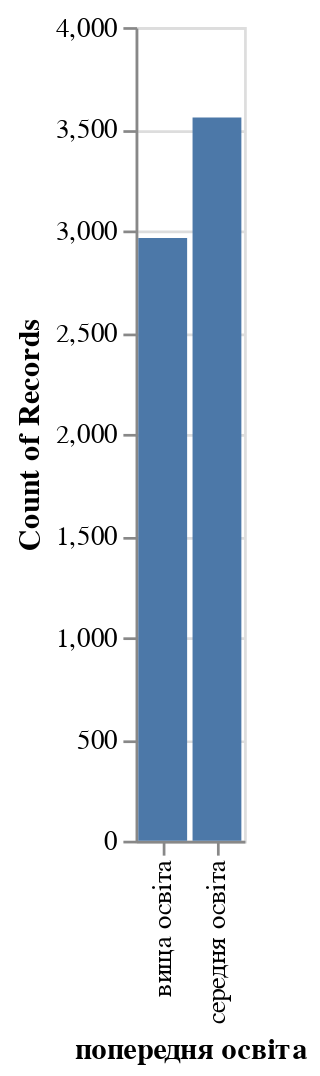

Here is the notebook cell this chart was saved with:
### Code cell
education = alt.Chart(previous).mark_bar().encode(
    x="попередня освіта",
    y="count(попередня освіта)",
    tooltip = [alt.Tooltip("попередня освіта"),alt.Tooltip("count(попередня освіта)",title="Кількість")])
education

### Figure 1 — Vega specification as saved in the notebook (floating-point values rounded to 4 significant figures)
{"$schema": "https://vega.github.io/schema/vega/v5.json", "data": [{"name": "source_0", "values": [{"__count": 3556, "попередня освіта": "середня освіта"}, {"__count": 2963, "попередня освіта": "вища освіта"}]}, {"name": "source_0_x_domain_попередня освіта", "values": [{"попередня освіта": "середня освіта"}, {"попередня освіта": "вища освіта"}]}, {"name": "source_0_y_domain___count", "values": [{"min": 2963, "max": 3556}]}], "signals": [{"name": "x_step", "value": 20}, {"name": "width", "update": "bandspace(domain('x').length, 0.1, 0.05) * x_step"}], "marks": [{"type": "rect", "name": "marks", "from": {"data": "source_0"}, "encode": {"update": {"tooltip": {"signal": "{\"попередня освіта\": isValid(datum[\"попередня освіта\"]) ? datum[\"попередня освіта\"] : \"\"+datum[\"попередня освіта\"], \"Кількість\": format(datum[\"__count\"], \"\")}"}, "ariaRoleDescription": {"value": "bar"}, "y2": {"value": 0, "scale": "y"}, "y": {"field": "__count", "scale": "y"}, "width": {"signal": "max(0.25, bandwidth('x'))"}, "fill": {"value": "#4c78a8"}, "description": {"signal": "\"попередня освіта: \" + (isValid(datum[\"попередня освіта\"]) ? datum[\"попередня освіта\"] : \"\"+datum[\"попередня освіта\"]) + \"; Count of Records: \" + (format(datum[\"__count\"], \"\")) + \"; Кількість: \" + (format(datum[\"__count\"], \"\"))"}, "x": {"field": "попередня освіта", "scale": "x"}}}, "style": ["bar"]}], "scales": [{"name": "x", "type": "band", "domain": {"data": "source_0_x_domain_попередня освіта", "field": "попередня освіта", "sort": true}, "range": {"step": {"signal": "x_step"}}, "paddingOuter": 0.05, "paddingInner": 0.1}, {"name": "y", "type": "linear", "domain": [{"signal": "(data(\"source_0_y_domain___count\")[0] || {}).min"}, {"signal": "(data(\"source_0_y_domain___count\")[0] || {}).max"}], "range": [{"signal": "height"}, 0], "zero": true, "nice": true}], "axes": [{"scale": "y", "domain": false, "grid": true, "labels": false, "maxExtent": 0, "ticks": false, "zindex": 0, "aria": false, "minExtent": 0, "gridScale": "x", "tickCount": {"signal": "ceil(height/40)"}, "orient": "left"}, {"scale": "x", "labelAngle": 270, "orient": "bottom", "labelAlign": "right", "labelBaseline": "middle", "grid": false, "title": "попередня освіта", "zindex": 0}, {"scale": "y", "title": "Count of Records", "labelOverlap": true, "grid": false, "tickCount": {"signal": "ceil(height/40)"}, "zindex": 0, "orient": "left"}], "height": 300, "padding": 5, "background": "white", "style": "cell"}
